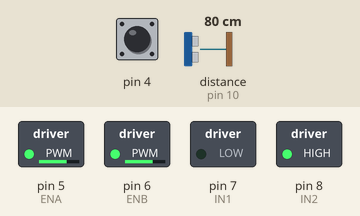
This sketch was run on a simulated Arduino Uno, built with avr-gcc and run on an emulated ATmega328P. On the bench: switched loads named in the sketch (green lamp = pin HIGH). Wiring (inferred from the names in the program): ultrasonic range finder: trigger pin 11; echo pin 10. Inputs (shaded band) come from the test bench; at power-on: pin 4 HIGH, distance to the obstacle (sensor on pin 10) 80 cm. The echo pulse lasts 58.3 µs per cm; pins used as bus, display or sensor lines are not drawn; what the sketch prints to the serial monitor is not drawn.

Above: at 0.05 s.
At 0.55 s:
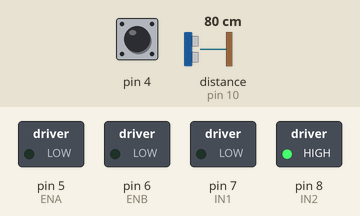
At 2.15 s:
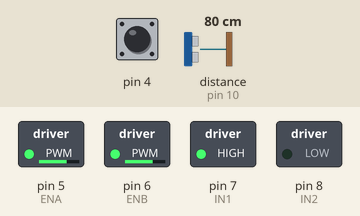
At 4.25 s:
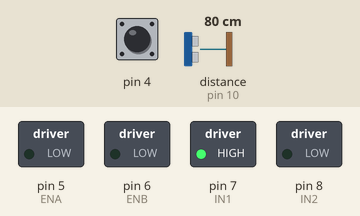
Timing chart, 0 to 5.6 s (numbered marks = the images above):
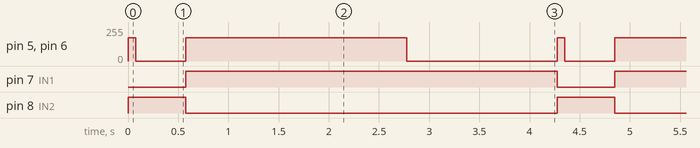

Measured:
- by itself, pin 5 (ENA), pin 6 (ENB): repeats every 4.3 s: 0/255 0.50 s, 175/255 2.2 s, 0/255 1.5 s, 175/255 0.08 s
- by itself, pin 7 (IN1): alternates HIGH for 3.7 s and LOW for 0.58 s
- by itself, pin 8 (IN2): alternates HIGH for 0.58 s and LOW for 3.7 s

The sketch:

avoid_object_poop.ino
```cpp
#define carSpeed 175  //175 testspeed
// line tracking pins
#define LT_R !digitalRead(10)
#define LT_M !digitalRead(4)
#define LT_L !digitalRead(2)
//define the L298n IO pin
#define ENA 5
#define ENB 6
#define IN1 7
#define IN2 8
#define IN3 9
#define IN4 11
//define the ultrasonic pin
#define trigPin 9
#define echoPin 10

long distance;
long duration;


void forward() {
  analogWrite(ENA, carSpeed);
  analogWrite(ENB, carSpeed);
  digitalWrite(IN1, HIGH);
  digitalWrite(IN2, LOW);
  digitalWrite(IN3, LOW);
  digitalWrite(IN4, HIGH);
}

void back() {
  analogWrite(ENA, carSpeed);
  analogWrite(ENB, carSpeed);
  digitalWrite(IN1, LOW);
  digitalWrite(IN2, HIGH);
  digitalWrite(IN3, HIGH);
  digitalWrite(IN4, LOW);
}

void left() {
  analogWrite(ENA, carSpeed);
  analogWrite(ENB, carSpeed);
  digitalWrite(IN1, LOW);
  digitalWrite(IN2, HIGH);
  digitalWrite(IN3, LOW);
  digitalWrite(IN4, HIGH);
}

void right() {
  analogWrite(ENA, carSpeed);
  analogWrite(ENB, carSpeed);
  digitalWrite(IN1, HIGH);
  digitalWrite(IN2, LOW);
  digitalWrite(IN3, HIGH);
  digitalWrite(IN4, LOW);
}

void right90() {
  right();
  delay(1100);
}

void stop() {
  digitalWrite(ENA, LOW);
  digitalWrite(ENB, LOW);
}


void setup() {
  Serial.begin(9600);
  pinMode(10, INPUT);
  pinMode(4, INPUT);
  pinMode(2, INPUT);
  pinMode(IN1, OUTPUT);
  pinMode(IN2, OUTPUT);
  pinMode(IN3, OUTPUT);
  pinMode(IN4, OUTPUT);
  pinMode(ENA, OUTPUT);
  pinMode(ENB, OUTPUT);
  pinMode(trigPin, OUTPUT);
  pinMode(trigPin, INPUT);
  digitalWrite(ENA, HIGH);
  digitalWrite(ENB, HIGH);
}

void avoid_edge() {
  back();
  delay(75);
  stop();
  delay(500);
  right90();
  right90();
  stop();
  delay(500);
}

  // while (LT_M == 0) {
  //   //if()

  //   forward();
  // }
  // back();
  // delay(100);
  // stop();
// }
int last = 0;

// void avoid_object(){

// }

void loop() {
  bool detect_ground = !(LT_M or LT_R or LT_L);

  if (detect_ground){
    forward();
  }
  else{
    avoid_edge();

  }
  //  Clear
  digitalWrite(trigPin, LOW);
  delayMicroseconds(2);

  //generating untrasound wave
  digitalWrite(trigPin, HIGH);
  delayMicroseconds(10);
  digitalWrite(trigPin, LOW);

  duration = pulseIn(echoPin, HIGH);
  distance = duration*0.034/2;

  Serial.println(detect_ground);

  if (distance >=6 || distance <= 0){
forward();
  }
  else{
avoid_edge();
}

}
```
